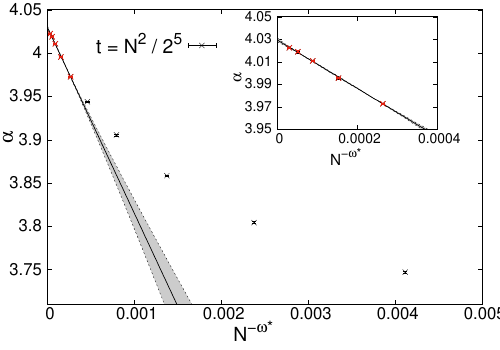

Source code (gnuplot):
set term postscript enhanced color eps dl 2.5
set encoding iso_8859_1
filenameoutput="SA_K_3_fits_squared_a_2to-5_inset_bands_nmin_32768_nmax_524288_for_paper.eps"
set output filenameoutput

reset
set size 1,1
set origin 0,0
set multi
set ylabel "{/=28 {/Symbol a}}" rotate by 90 offset -0.5,2
set xlabel "{/=28 N^{-{/Symbol w}*}}" offset -2,-0.5
set key spacing 2.0 maxrows 10 width 6 at 0.002,4.02
set xrange [0:0.005]
set yrange [3.71:4.05]
set tics  font ",24"
set format y "%g"


#set label "{/=22 {/Symbol a}_{SA} = 9.6670 \261 0.0017}" at 0.0015, 9.35

gmean=0.7926

p '../../Results/SAT/SimulatedAnnealing/FiniteSize/ProcessedData/data_to_plot_fits_K_3_squared_a_2to-5_nmin_32768_nmax_524288.txt' u 1:3:4 notitle w filledcurves fc 'gray' fs solid 0.8 \
, '../../Results/SAT/SimulatedAnnealing/FiniteSize/ProcessedData/data_to_plot_fits_K_3_squared_a_2to-5_nmin_32768_nmax_524288.txt' u 1:3 notitle lc 8 lw 1 dt 3 w l \
, '../../Results/SAT/SimulatedAnnealing/FiniteSize/ProcessedData/data_to_plot_fits_K_3_squared_a_2to-5_nmin_32768_nmax_524288.txt' u 1:4 notitle lc 8 lw 1 dt 3 w l \
, '../../Results/SAT/SimulatedAnnealing/FiniteSize/ProcessedData/data_to_plot_fits_K_3_squared_a_2to-5_nmin_32768_nmax_524288.txt' u 1:2 notitle lc 8 lw 2 w l \
, '../../Results/SAT/SimulatedAnnealing/FiniteSize/ProcessedData/crossings_K_3_squared_a_2to-5.txt' u ($1<=524288?$1 ** -gmean:1/0):3:4 title "{/=28 t = N^{2} / 2^{5}}" ps 1.2 pt 2 lc 8 w errorbars \
, '../../Results/SAT/SimulatedAnnealing/FiniteSize/ProcessedData/crossings_K_3_squared_a_2to-5_nmin_32768_nmax_524288.txt' u ($1<=524288?$1 ** -gmean:1/0):3:4 notitle ps 1.2 pt 2 lw 2 lc 7 w errorbars

reset

set size 0.45,0.48
set origin 0.46,0.5
set ylabel "{/=22 {/Symbol a}}" rotate by 90 offset -0.5,-0.5
set xlabel "{/=22 N^{-{/Symbol w}*}}" offset -2,-0.5
set key spacing 2.0 maxrows 10 width 6 at 0.0023,4.01
set xrange [0:0.0004]
set yrange [3.95:4.05]
set tics  font ",20"
set format y "%g"
set xtics 0, 0.0002, 0.0004
set ytics 3.95, 0.02, 4.05


p '../../Results/SAT/SimulatedAnnealing/FiniteSize/ProcessedData/data_to_plot_fits_K_3_squared_a_2to-5_nmin_32768_nmax_524288.txt' u 1:3:4 notitle w filledcurves fc 'gray' fs solid 0.8 \
, '../../Results/SAT/SimulatedAnnealing/FiniteSize/ProcessedData/data_to_plot_fits_K_3_squared_a_2to-5_nmin_32768_nmax_524288.txt' u 1:3 notitle lc 8 lw 1 dt 3 w l \
, '../../Results/SAT/SimulatedAnnealing/FiniteSize/ProcessedData/data_to_plot_fits_K_3_squared_a_2to-5_nmin_32768_nmax_524288.txt' u 1:4 notitle lc 8 lw 1 dt 3 w l \
, '../../Results/SAT/SimulatedAnnealing/FiniteSize/ProcessedData/data_to_plot_fits_K_3_squared_a_2to-5_nmin_32768_nmax_524288.txt' u 1:2 notitle lc 8 lw 2 w l \
, '../../Results/SAT/SimulatedAnnealing/FiniteSize/ProcessedData/crossings_K_3_squared_a_2to-5.txt' u ($1<=524288?$1 ** -gmean:1/0):3:4 notitle ps 1.2 pt 2 lc 8 w errorbars \
, '../../Results/SAT/SimulatedAnnealing/FiniteSize/ProcessedData/crossings_K_3_squared_a_2to-5_nmin_32768_nmax_524288.txt' u ($1<=524288?$1 ** -gmean:1/0):3:4 notitle ps 1.2 pt 2 lw 2 lc 7 w errorbars